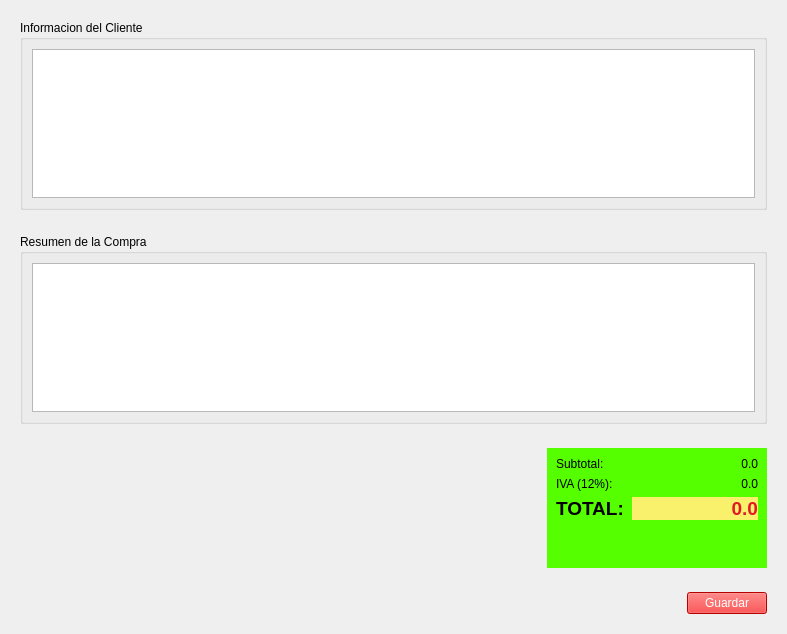
<?xml version="1.0" encoding="UTF-8"?>
<ui version="4.0">
 <class>Finalizar</class>
 <widget class="QWidget" name="Finalizar">
  <property name="geometry">
   <rect>
    <x>0</x>
    <y>0</y>
    <width>787</width>
    <height>634</height>
   </rect>
  </property>
  <property name="windowTitle">
   <string>Form</string>
  </property>
  <property name="windowIcon">
   <iconset resource="Recursos.qrc">
    <normaloff>:/recursos /Recursos/calcular.png</normaloff>:/recursos /Recursos/calcular.png</iconset>
  </property>
  <layout class="QVBoxLayout" name="verticalLayout">
   <item>
    <widget class="QWidget" name="widget" native="true">
     <property name="styleSheet">
      <string notr="true">font: 75 12pt &quot;MS Shell Dlg 2&quot;;</string>
     </property>
     <layout class="QHBoxLayout" name="horizontalLayout">
      <item>
       <widget class="QGroupBox" name="groupBox">
        <property name="title">
         <string>Informacion del Cliente</string>
        </property>
        <layout class="QHBoxLayout" name="horizontalLayout_4">
         <item>
          <widget class="QPlainTextEdit" name="outCliente">
           <property name="styleSheet">
            <string notr="true">font: 10pt &quot;MS Shell Dlg 2&quot;;</string>
           </property>
           <property name="readOnly">
            <bool>true</bool>
           </property>
          </widget>
         </item>
        </layout>
       </widget>
      </item>
     </layout>
    </widget>
   </item>
   <item>
    <widget class="QWidget" name="widget_2" native="true">
     <layout class="QHBoxLayout" name="horizontalLayout_2">
      <item>
       <widget class="QGroupBox" name="groupBox_2">
        <property name="styleSheet">
         <string notr="true">font: 75 12pt &quot;MS Shell Dlg 2&quot;;</string>
        </property>
        <property name="title">
         <string>Resumen de la Compra</string>
        </property>
        <layout class="QHBoxLayout" name="horizontalLayout_5">
         <item>
          <widget class="QPlainTextEdit" name="outResumen">
           <property name="styleSheet">
            <string notr="true">font: 10pt &quot;MS Shell Dlg 2&quot;;</string>
           </property>
           <property name="readOnly">
            <bool>true</bool>
           </property>
          </widget>
         </item>
        </layout>
       </widget>
      </item>
     </layout>
    </widget>
   </item>
   <item>
    <widget class="QWidget" name="widget_5" native="true">
     <layout class="QHBoxLayout" name="horizontalLayout_6">
      <item>
       <spacer name="horizontalSpacer_2">
        <property name="orientation">
         <enum>Qt::Horizontal</enum>
        </property>
        <property name="sizeHint" stdset="0">
         <size>
          <width>262</width>
          <height>20</height>
         </size>
        </property>
       </spacer>
      </item>
      <item>
       <widget class="QWidget" name="widget_4" native="true">
        <property name="minimumSize">
         <size>
          <width>220</width>
          <height>120</height>
         </size>
        </property>
        <property name="maximumSize">
         <size>
          <width>220</width>
          <height>120</height>
         </size>
        </property>
        <property name="styleSheet">
         <string notr="true">background-color: rgb(85, 255, 0);</string>
        </property>
        <layout class="QFormLayout" name="formLayout_2">
         <item row="0" column="0">
          <widget class="QLabel" name="label_4">
           <property name="text">
            <string>Subtotal:</string>
           </property>
          </widget>
         </item>
         <item row="0" column="1">
          <widget class="QLabel" name="outSubtotal">
           <property name="minimumSize">
            <size>
             <width>100</width>
             <height>0</height>
            </size>
           </property>
           <property name="layoutDirection">
            <enum>Qt::LeftToRight</enum>
           </property>
           <property name="text">
            <string>0.0</string>
           </property>
           <property name="alignment">
            <set>Qt::AlignRight|Qt::AlignTrailing|Qt::AlignVCenter</set>
           </property>
          </widget>
         </item>
         <item row="1" column="0">
          <widget class="QLabel" name="label_5">
           <property name="text">
            <string>IVA (12%):</string>
           </property>
          </widget>
         </item>
         <item row="1" column="1">
          <widget class="QLabel" name="outIva">
           <property name="minimumSize">
            <size>
             <width>100</width>
             <height>0</height>
            </size>
           </property>
           <property name="layoutDirection">
            <enum>Qt::LeftToRight</enum>
           </property>
           <property name="text">
            <string>0.0</string>
           </property>
           <property name="alignment">
            <set>Qt::AlignRight|Qt::AlignTrailing|Qt::AlignVCenter</set>
           </property>
          </widget>
         </item>
         <item row="2" column="0">
          <widget class="QLabel" name="label_6">
           <property name="minimumSize">
            <size>
             <width>70</width>
             <height>0</height>
            </size>
           </property>
           <property name="font">
            <font>
             <pointsize>14</pointsize>
             <weight>75</weight>
             <bold>true</bold>
            </font>
           </property>
           <property name="text">
            <string>TOTAL:</string>
           </property>
          </widget>
         </item>
         <item row="2" column="1">
          <widget class="QLabel" name="outTotal">
           <property name="minimumSize">
            <size>
             <width>100</width>
             <height>0</height>
            </size>
           </property>
           <property name="font">
            <font>
             <pointsize>14</pointsize>
             <weight>75</weight>
             <bold>true</bold>
            </font>
           </property>
           <property name="layoutDirection">
            <enum>Qt::LeftToRight</enum>
           </property>
           <property name="styleSheet">
            <string notr="true">background-color: rgb(249, 240, 107);
color: rgb(224, 27, 36);</string>
           </property>
           <property name="text">
            <string>0.0</string>
           </property>
           <property name="alignment">
            <set>Qt::AlignRight|Qt::AlignTrailing|Qt::AlignVCenter</set>
           </property>
          </widget>
         </item>
        </layout>
       </widget>
      </item>
     </layout>
    </widget>
   </item>
   <item>
    <widget class="QWidget" name="widget_3" native="true">
     <layout class="QHBoxLayout" name="horizontalLayout_3">
      <item>
       <spacer name="horizontalSpacer">
        <property name="orientation">
         <enum>Qt::Horizontal</enum>
        </property>
        <property name="sizeHint" stdset="0">
         <size>
          <width>40</width>
          <height>20</height>
         </size>
        </property>
       </spacer>
      </item>
      <item>
       <widget class="QPushButton" name="cmdGuardar">
        <property name="styleSheet">
         <string notr="true">background-color: rgb(255, 0, 0);
color: rgb(255, 255, 255);</string>
        </property>
        <property name="text">
         <string>Guardar</string>
        </property>
       </widget>
      </item>
     </layout>
    </widget>
   </item>
  </layout>
 </widget>
 <resources>
  <include location="Recursos.qrc"/>
 </resources>
 <connections/>
</ui>
